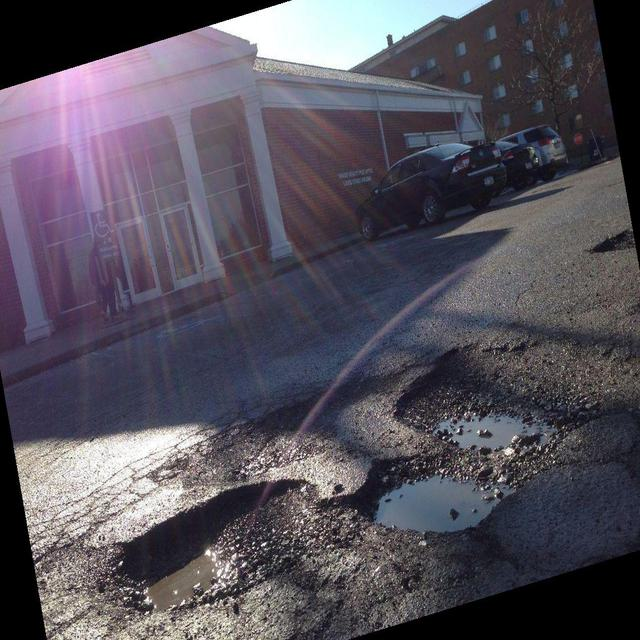
#> input picture dataset/testdata/testdata_sz640/mv2mmz49.jpg, 640 x 640 px, found by its file name; its folder holds 2 pictures in this run
$ python Gray.py
#> lines starting #> are read from the running program, lines starting #| are printed output that depends on the picture
import os
from PIL import Image

# 源目录和目标目录
source_dir = "D:\\program\\potholes-detection\\dataset\\testdata\\testdata_sz640"
target_dir = "D:\\program\\potholes-detection\\dataset\\testdata\\testdata_sz640_gray"

# 如果目标目录不存在，则创建它
if not os.path.exists(target_dir):
    os.makedirs(target_dir)

# 遍历源目录中的所有文件
for filename in os.listdir(source_dir):
    # 检查文件是否为图像
    if filename.endswith(".jpg") or filename.endswith(".png") or filename.endswith(".jpeg"):
        # 打开图像
        image_path = os.path.join(source_dir, filename)
        image = Image.open(image_path)
#> image is the input picture: PIL image 640x640 RGB; mean R, G, B 85.6, 81, 91.5

        # 转换为灰度
        gray_image = image.convert("L")
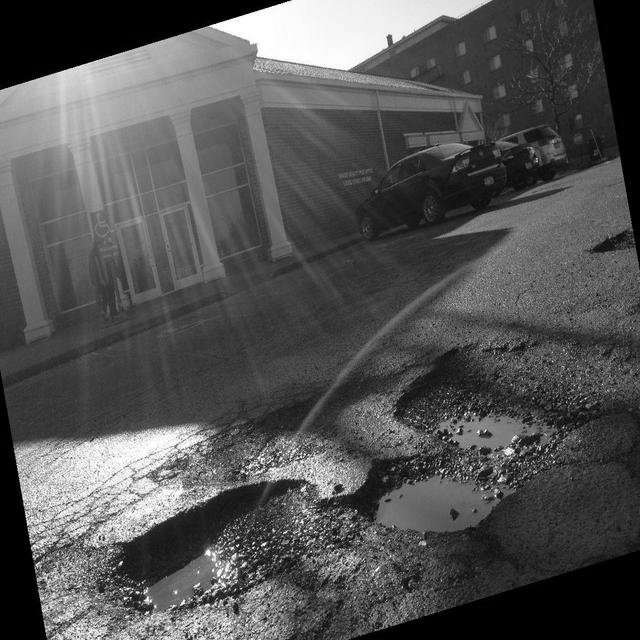
#> gray_image: PIL image 640x640 L; min 0, max 255, mean 83.6

        # 保存到目标目录
        gray_image_path = os.path.join(target_dir, filename)
        gray_image.save(gray_image_path)
#> pass 2 of the loop `for filename in os.listdir(source_dir):`:
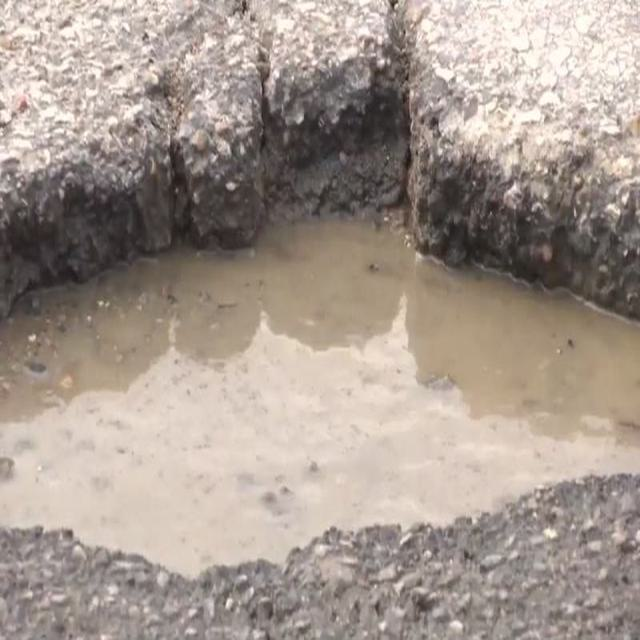
#> input picture dataset/testdata/testdata_sz640/ytzurdnj.jpg, 640 x 640 px, found by its file name
#> image is the input picture: PIL image 640x640 RGB; mean R, G, B 165.6, 152.9, 143.7
#> `gray_image = image.convert("L")`:
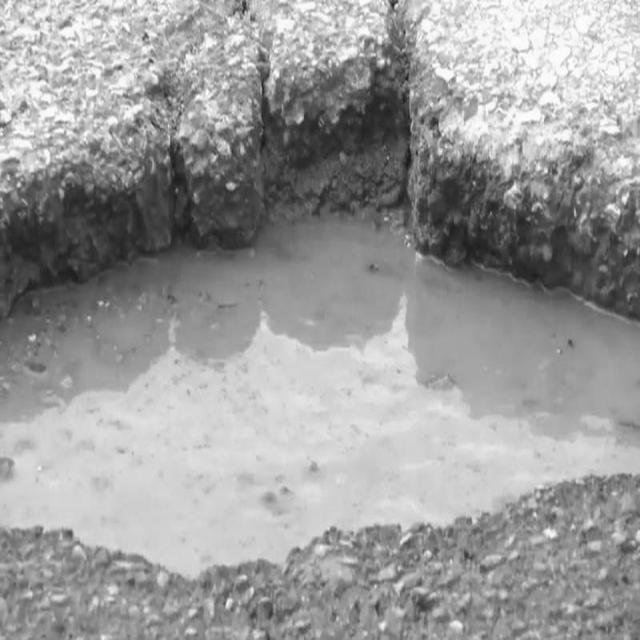
#> gray_image: PIL image 640x640 L; min 23, max 254, mean 155.7
